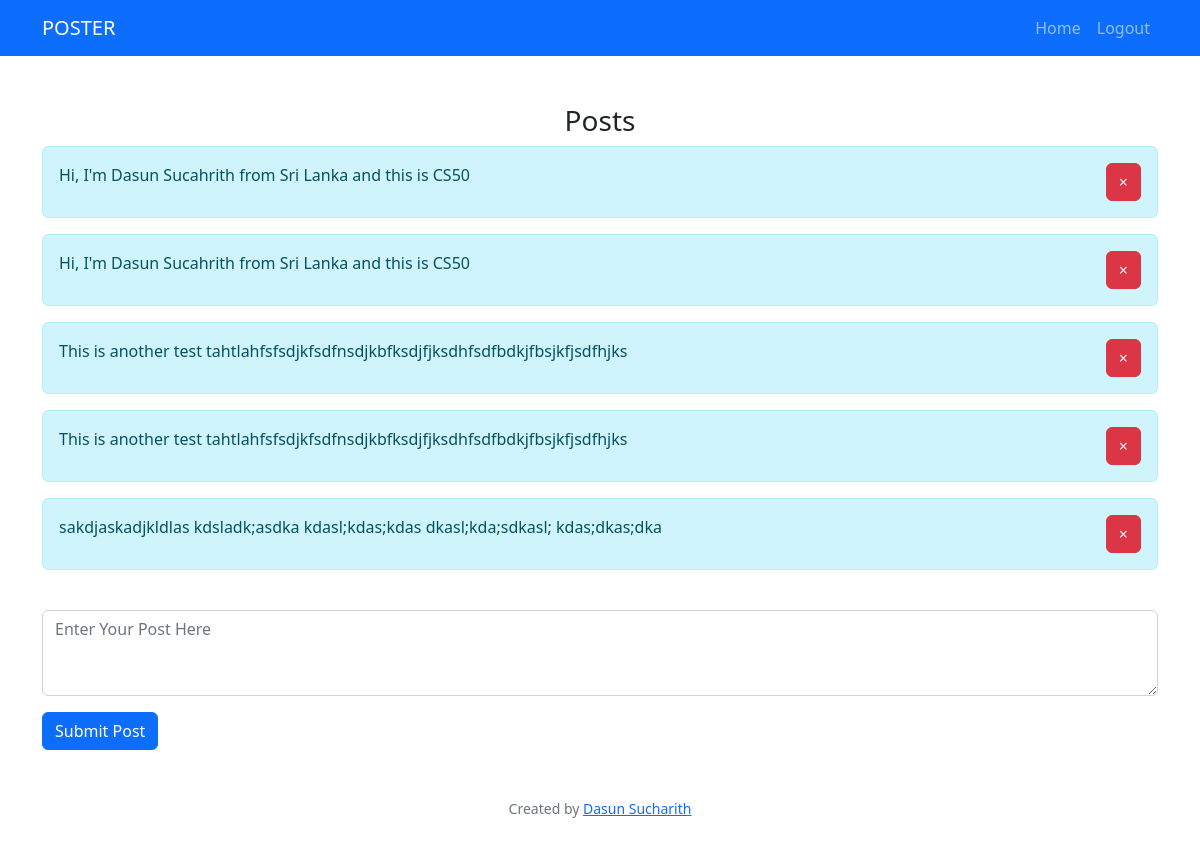
The page / (signed in) on the database as committed earlier.
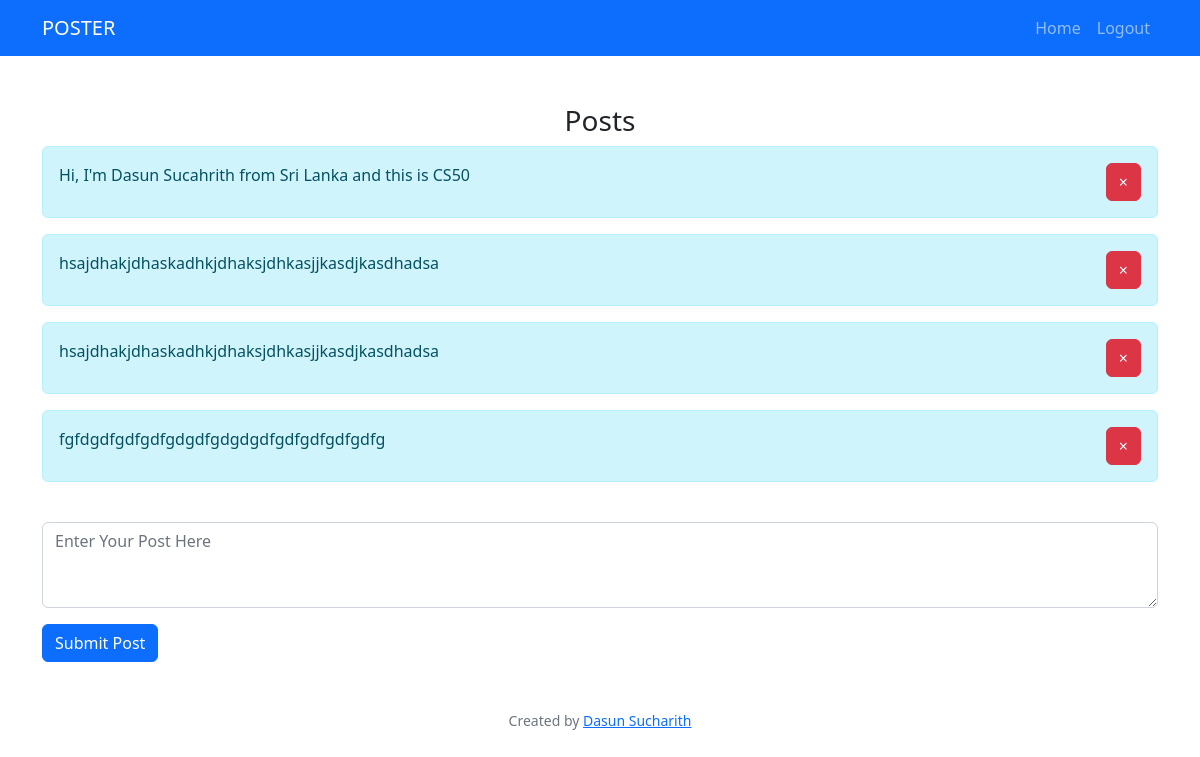
The same page on the database as committed later.
### website/models.py (models this page shows)
class Post(db.Model):
    id = db.Column(db.Integer, primary_key=True)
    data = db.Column(db.String(100000))
    date = db.Column(db.DateTime(timezone=True), default=func.now())
    user_id = db.Column(db.Integer, db.ForeignKey('user.id'))

### website/views.py (the view, shortened to what this page needs)
@views.route('/', methods=['GET', 'POST'])
@login_required
def home():
    return render_template("home.html", user=current_user)

### website/__init__.py (called while the page is built)
def create_app():
    app = Flask(__name__)
    app.config['SECRET_KEY'] = 'En14522666!@!'
    app.config['SQLALCHEMY_DATABASE_URI'] = f'sqlite:///{DB_NAME}'
    db.init_app(app)
    from .views import views
    from .auth import auth
    app.register_blueprint(views, url_prefix='/')
    app.register_blueprint(auth, url_prefix='/')
    from .models import User, Post
    create_database(app)
    login_manager = LoginManager()
    login_manager.login_view = 'auth.login'
    login_manager.init_app(app)
    @login_manager.user_loader
    def load_user(id):
        return User.query.get(int(id))
    return app

### website/templates/home.html (shortened to what this page needs)
{% extends "base.html" %}
{% block content %}
<h3 class="text-center">Posts</h3>
<div class="container">
        {% for post in user.posts  %}
                <div class="d-flex justify-content-between alert alert-info" role="alert">
                    <span class="align-middle">
                        {{ post.data }}
                    </span>
                    <div>
                        <button type="button" class="btn btn-danger" onClick="deletePost({{ post.id }})">
                            <span aria-hidden="true">&times;</span>
                        </button>
                    </div>
                </div>
        {% endfor %}
    <br />
    <form method="POST">
        <div class="mb-3">
            <textarea class="form-control" rows="3" id="post" name="post" placeholder="Enter Your Post Here" type="text" ></textarea>
        </div>
        <button type="submit" class="btn btn-primary">Submit Post</button>
    </form>
</div>
{% endblock %}

### website/templates/base.html (shortened to what this page needs)
<!DOCTYPE html>
<html lang="en">
<head>
    <link href="https://cdnjs.cloudflare.com/ajax/libs/font-awesome/6.0.0/css/all.min.css" rel="stylesheet" />
    <link href="https://cdn.jsdelivr.net/npm/bootstrap@5.2.0-beta1/dist/css/bootstrap.min.css" rel="stylesheet" />
    <link href="/static/styles.css" rel="stylesheet">
</head>
<body>
    <nav class="navbar navbar-expand-lg navbar-dark bg-primary">
        <div class="container">
            <a class="navbar-brand" href="/">POSTER</a>
            <div class="collapse navbar-collapse" id="navbarRightAlignExample">
                <ul class="navbar-nav ms-auto mb-2 mb-lg-0">
                    {% if user.is_authenticated %}
                    <li class="nav-item">
                        <a class="nav-link" id="home" href="/">Home</a>
                    </li>
                    <li class="nav-item">
                        <a class="nav-link" id="logout" href="/logout">Logout</a>
                    </li>
                    {% endif %}
                </ul>
            </div>
        </div>
    </nav>
    <main class="container-fluid py-5">
        {% block content %} {% endblock %}
    </main>
    <footer class="mb-5 small text-center text-muted">
        Created by <a href="https://dasunsucharith.github.io/">Dasun Sucharith</a>
    </footer>
</body>
</html>

Rows that differ between the two databases and show on the page:
removed Post: data "Hi, I'm Dasun Sucahrith from Sri Lanka and this is CS50"
removed Post: data "This is another test tahtlahfsfsdjkfsdfnsdjkbfksdjfjksdhfsdfbdkjfbsjkfjsdfhjks"
removed Post: data "This is another test tahtlahfsfsdjkfsdfnsdjkbfksdjfjksdhfsdfbdkjfbsjkfjsdfhjks"
removed Post: data "sakdjaskadjkldlas kdsladk;asdka kdasl;kdas;kdas dkasl;kda;sdkasl; kdas;dkas;dka"
added Post: data "hsajdhakjdhaskadhkjdhaksjdhkasjjkasdjkasdhadsa"
added Post: data "hsajdhakjdhaskadhkjdhaksjdhkasjjkasdjkasdhadsa"
added Post: data "fgfdgdfgdfgdfgdgdfgdgdgdfgdfgdfgdfgdfg"
